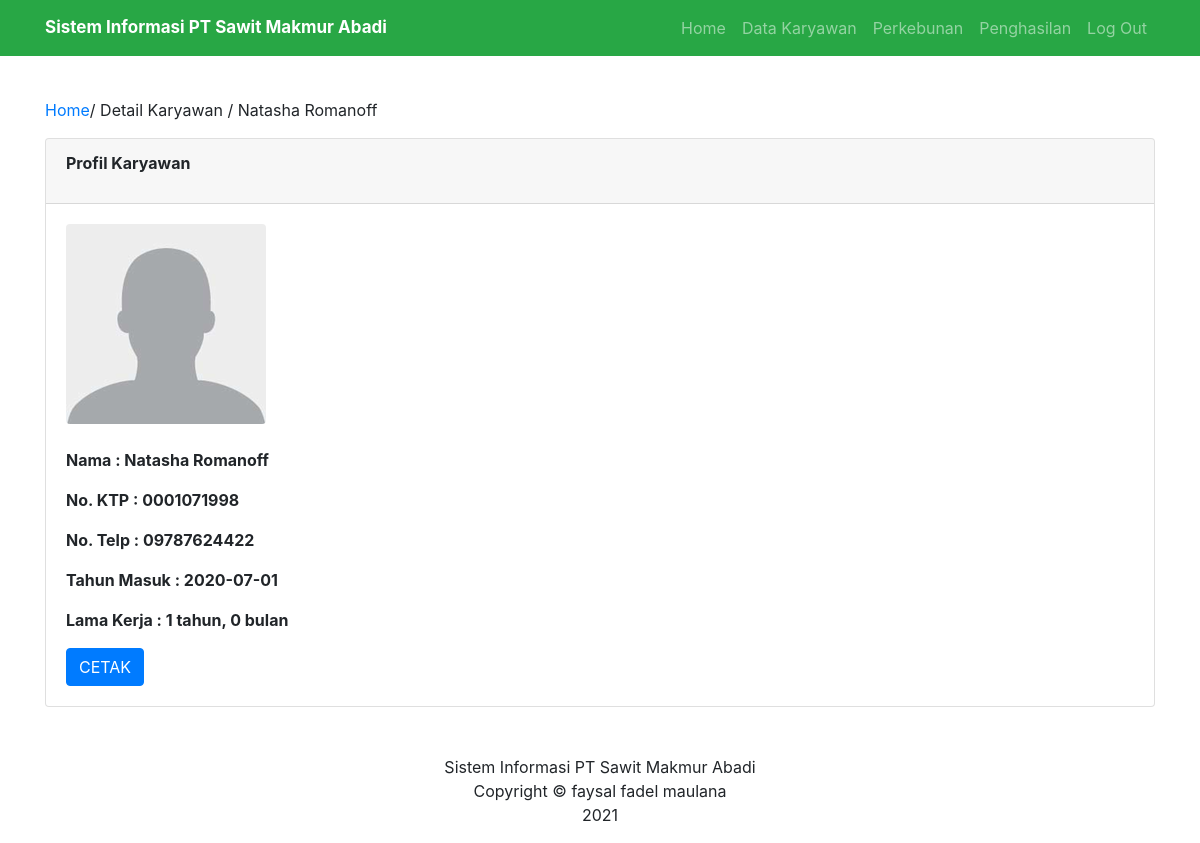
The app's page /detail.php?id_karyawan=4 with its own data.
### tables this page shows
CREATE TABLE `karyawan` (
  `id_karyawan` int(11) NOT NULL,
  `nama` varchar(200) NOT NULL,
  `no_ktp` varchar(20) NOT NULL,
  `no_telp` varchar(20) NOT NULL,
  `th_masuk` date NOT NULL
);

### detail.php (the view, shortened to what this page needs)
<!doctype html>
<html lang="en">
<head>
    <link href="https://cdn.jsdelivr.net/npm/bootstrap@5.0.1/dist/css/bootstrap.min.css" rel="stylesheet">
    <link rel="stylesheet" type="text/css" href="assets/css/bootstrap.css">
</head>
<body>
    <nav class="navbar fixed-top navbar-expand-lg navbar-dark bg-success">
        <div class="container">
            <a class="textNav navbar-brand fw-bold" href="index.php">Sistem Informasi PT Sawit Makmur Abadi</a>
            <div class="collapse navbar-collapse" id="navbarNavAltMarkup">
                <div class="navbar-nav ms-auto">
                    <a class="nav-link" aria-current="page" href="home.php">Home</a>
                    <a class="nav-link" href="index.php">Data Karyawan</a>
                    <a class="nav-link" href="#">Perkebunan</a>
                    <a class="nav-link" href="#">Penghasilan</a>
                    <a class="nav-link" href="logout.php">Log Out</a>
                </div>
            </div>
        </div>
    </nav>
    <?php
    include 'config.php';
    $id = $_GET['id_karyawan'];
    $karyawan = mysqli_query($koneksi, "select * from karyawan where id_karyawan='$id'");
    while ($data = mysqli_fetch_assoc($karyawan)) {
    ?>
        <div class="profile container mt-5">
            <p><a href="index.php">Home</a>/ Detail Karyawan / <?php echo $data['nama'] ?></p>
            <div class="card">
                <div class="card-header">
                    <p class="fw-bold">Profil Karyawan</p>
                </div>
                <div class="card-body fw-bold">
                    <img src="./images/user.png" class="rounded">
                    <p class="mt-4">Nama : <?php echo $data['nama'] ?></p>
                    <p>No. KTP : <?php echo $data['no_ktp'] ?></p>
                    <p>No. Telp : <?php echo $data['no_telp'] ?></p>
                    <p>Tahun Masuk : <?php echo $data['th_masuk'] ?></p>
                    <p>Lama Kerja : <?php $awal = date_create($data['th_masuk']);
                                    $akhir = date_create();
                                    $diff = date_diff($awal, $akhir);
                                    echo $diff->y . ' tahun, ';
                                    echo $diff->m . ' bulan' ?></p>
                    <a href="print.php?id_karyawan=<?php echo $data['id_karyawan']; ?>" class="btn btn-primary text-white ">CETAK</a>
                </div>
            </div>
        </div>
    <?php
    }
    ?>
    <footer class="application-footer mt-5 mb-3">
        <div class="container">
            <center>Sistem Informasi PT Sawit Makmur Abadi <br>
                Copyright © faysal fadel maulana <br> 2021</Copyright>
        </div>
    </footer>
</body>
</html>

### detail.php (style rules this page uses)
@media (min-device-width: 375px) and (max-device-width: 1024px) { .textNav { font-size: 17px; } }
.profile { padding-top: 50px; }

### records on screen
karyawan: nama "Natasha Romanoff", no_ktp "0001071998", no_telp "09787624422", th_masuk "2020-07-01", th_masuk "1", th_masuk "0"
